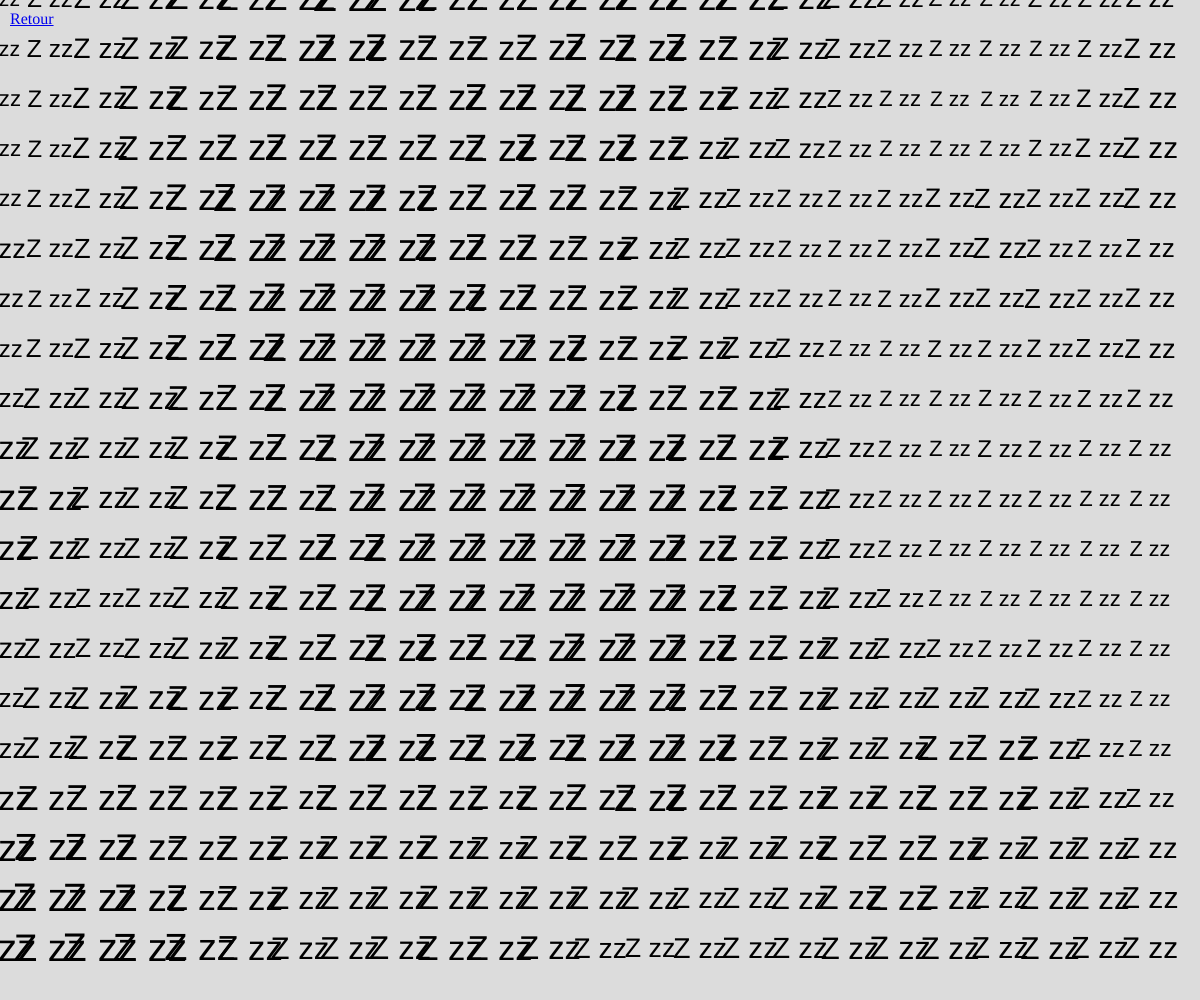
Frame 1 (no input)
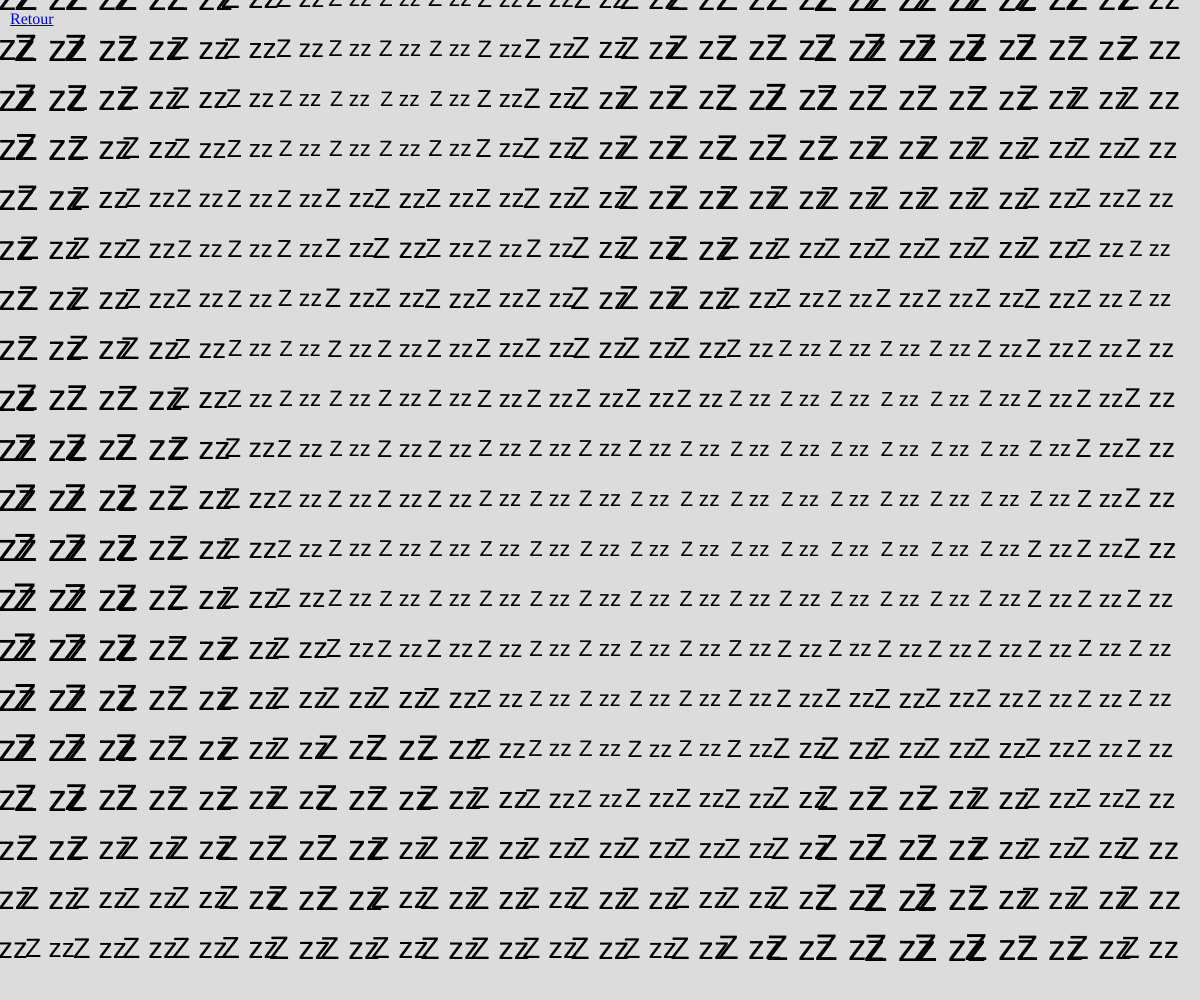
Frame 60 (no input)
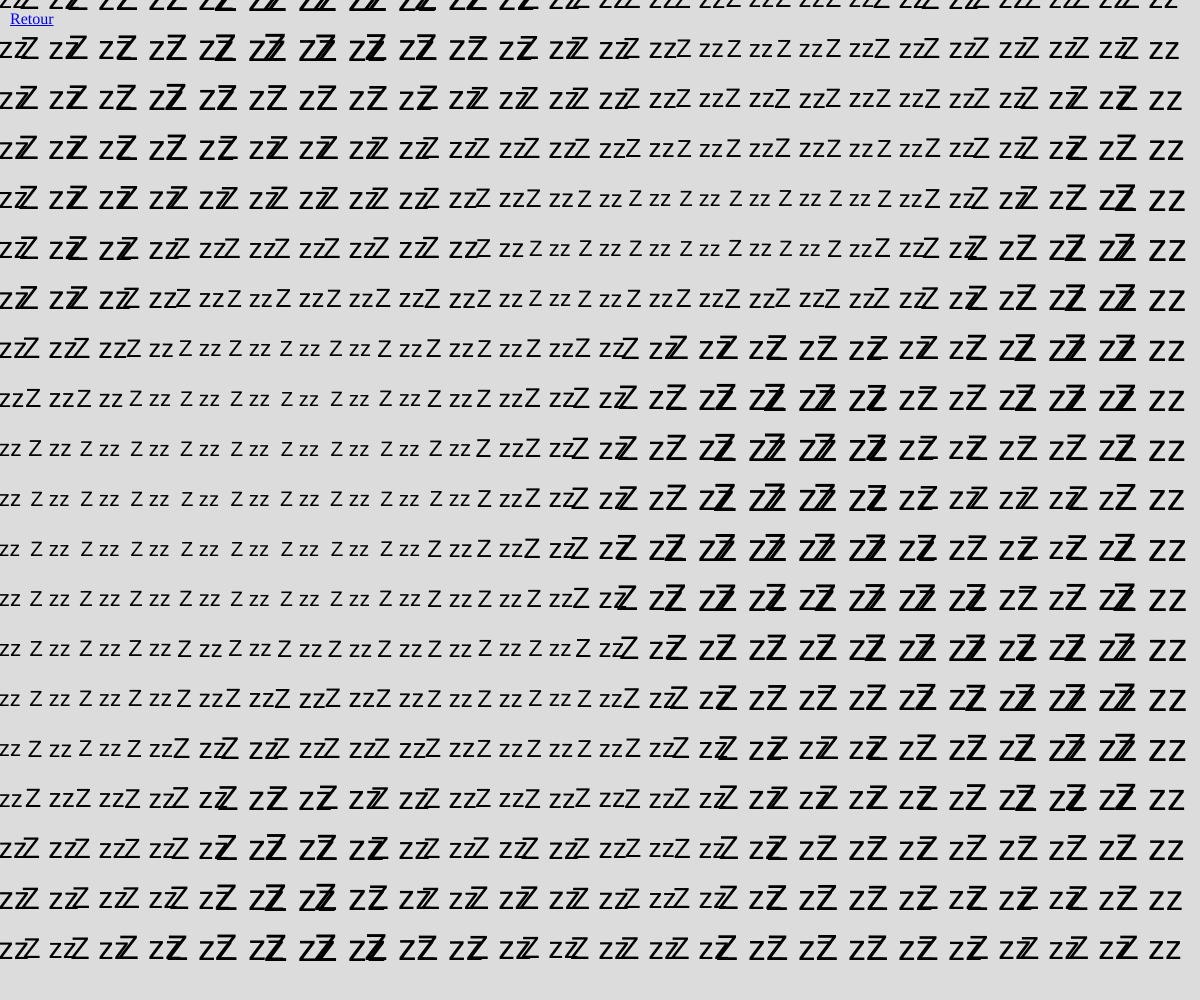
Frame 120 (the mouse pressed at the canvas centre since frame 60)

The p5.js sketch that drew these frames (run headless with seeded random() and noise() and a simulated clock; from frame 60 on, the mouse is pressed at the canvas centre):

// p5.js sketch
// ── sketch.js
let cols, rows;
let word = "Z zz";
let gridSize = 50;
let xOffset = 0;

function setup() {
  createCanvas(windowWidth, windowHeight);
  cols = ceil(width / gridSize);
  rows = ceil(height / gridSize);
  textSize(24);
  textAlign(CENTER, CENTER);
}

function draw() {
  background(220);

  for (let x = 0; x < cols; x++) {
    for (let y = 0; y < rows; y++) {
      let xPos = x * gridSize;
      let yPos = y * gridSize;
      let noiseValue = noise(xOffset + x * 0.1, y * 0.1);
      let wordSize = map(sin(noiseValue * TWO_PI), -1, 1, 20, 40);
      
      textSize(wordSize);
      text(word, xPos, yPos);
    }
  }

  xOffset += 0.02;
}

window.onload = function() {
  // Créez le lien de retour
  var backLink = document.createElement("a"); 
  backLink.href = "../index.html"; 
  backLink.innerHTML = "Retour"; 
  backLink.style.position = "absolute";
  backLink.style.top = "10px";
  backLink.style.left = "10px";
  document.body.appendChild(backLink);
}
